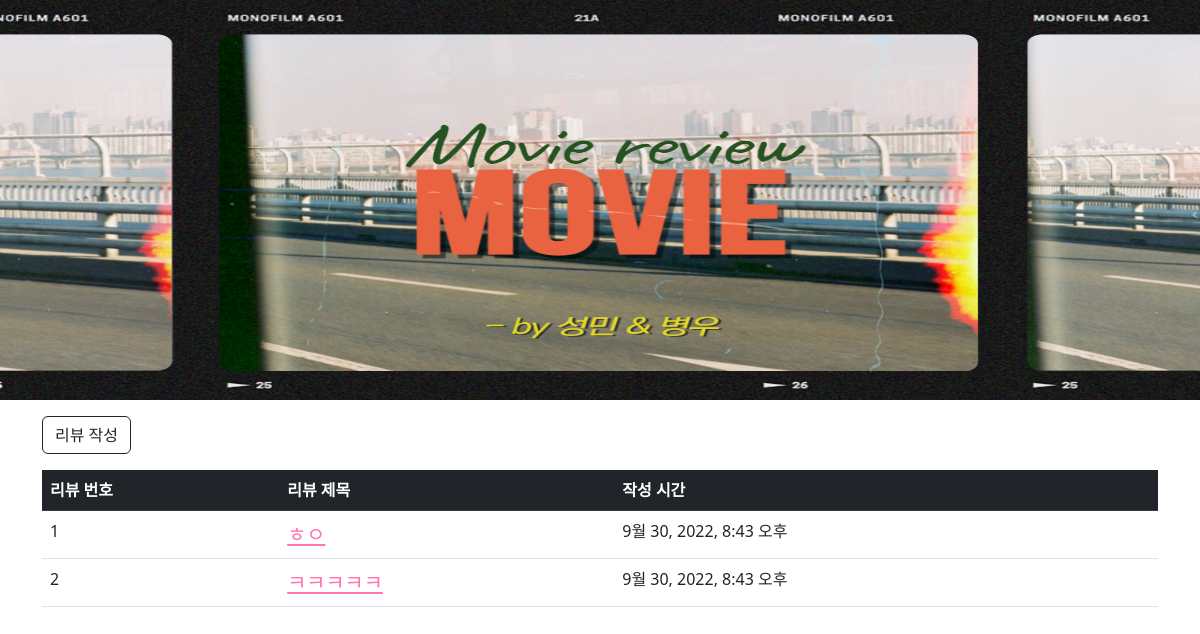
The page / on the database its author committed.
### movie/models.py (models this page shows)
class Review(models.Model):
    title = models.CharField(max_length=80)
    content = models.TextField(max_length=80)
    created_at = models.DateTimeField(auto_now_add=True)
    updated_at = models.DateTimeField(auto_now = True)

### movie/views.py (the view)
# urls.py: path('', views.index, name='index'),
def index(request):
    _movie = Review.objects.all()
    context = {
        "movies": _movie,
    }
    return render(request, "movie/index.html", context)

### movie/templates/movie/index.html
{% extends 'base.html' %}
{% load static %}
{% block content %}
<div style="height: 25rem;">
  <img class="w-100 h-100" src="{% static 'review.png' %}" alt="">
</div>
<div class="container">
  <form action="{% url 'movie:review' %}" class="my-3">
    <button type="submit" class="btn btn-outline-dark">리뷰 작성</button>
  </form>
  <table class="table">
    <thead>
      <tr class="table-dark">
        <th scope="col">리뷰 번호</th>
        <th scope="col">리뷰 제목</th>
        <th scope="col">작성 시간</th>
      </tr>
    </thead>
    <tbody>
      {% for movie in movies %}
      <tr>
        <td>{{ movie.pk }}</td>
        <td>
          <a href="{% url 'movie:detail' movie.pk %}" style="color: #FF74B1; font-size: 1.3rem;">
            {{ movie.title }}
          </a>
        </td>
        <td>{{ movie.created_at }}</td>
      </tr>
      {% endfor %}
    </tbody>
  </table>
</div>
{% endblock content %}

### rows shown on the page
Review: pk "1", title "ㅎㅇ", created_at "9월 30, 2022, 8:43 오후"
Review: pk "2", title "ㅋㅋㅋㅋㅋ", created_at "9월 30, 2022, 8:43 오후"
